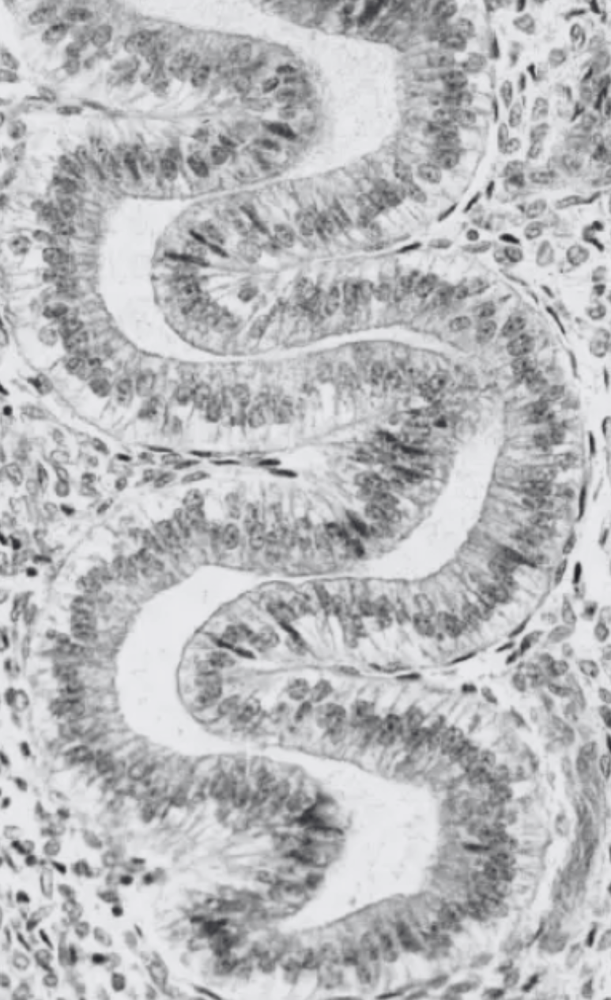
#> input picture input_folder/image.png, 611 x 1000 px, shrunk from 773 x 1266 before the run; its folder holds only this picture in this run
$ python unwarped_image.py
#> lines starting #> are read from the running program, lines starting #| are printed output that depends on the picture
import numpy as np  # Import library numpy untuk operasi matriks dan array
import cv2  # Import library OpenCV untuk membaca dan menulis gambar dalam format tertentu
import glob  # Import library glob untuk mencari file dalam folder berdasarkan pola tertentu
import os  # Import library os untuk operasi sistem seperti membuat folder dan path file sistem

# Fungsi untuk menghitung nilai rata-rata dua gambar (image1 dan image2) untuk digunakan dalam algoritma NPREG
# NPREG = Nonparametric Regression adalah metode statistik yang digunakan untuk menemukan
#         hubungan antara dua variabel tanpa mengasumsikan bentuk fungsi yang spesifik

def NPREG(image1, image2):  # Fungsi NPREG dengan parameter image1 dan image2
    # Mengembalikan nilai rata-rata dari image1 dan image2 dengan bobot 0.5 untuk masing-masing gambar
    return 0.5 * image1 + 0.5 * image2


# Fungsi untuk mengembalikan gambar yang telah diunwarp berdasarkan algoritma NPREG sebanyak N kali
def unwarp_images(I, N):
    # Menghitung jumlah gambar dalam list I dan menyimpannya dalam variabel Z
    Z = len(I)
    # Menambahkan gambar pertama dan terakhir dari list I ke dalam list I_expanded
    I_expanded = [I[0]] + I + [I[-1]]

    # Iterasi sebanyak N kali untuk mengunwarp gambar
    for t in range(N):
        # Inisialisasi variabel u dengan nilai array nol dengan ukuran yang sama dengan gambar dalam I_expanded
        u = [np.zeros_like(img) for img in I_expanded]
        # Inisialisasi variabel I_hat dengan nilai array nol dengan ukuran yang sama dengan gambar dalam I_expanded
        I_hat = [np.zeros_like(img) for img in I_expanded]
        # Inisialisasi variabel u_accu dengan nilai array nol dengan ukuran yang sama dengan gambar dalam I_expanded
        u_accu = [np.zeros_like(img) for img in I_expanded]

        for j in range(1, Z + 1):
            # Menggunakan metode Gauss-Seidel untuk menghitung nilai u[j] baru berdasarkan nilai u[j-1] dan u[j+1]
            u[j] = NPREG(I_expanded[j - 1], I_expanded[j + 1])
            # Normalisasi nilai u[j] untuk memastikan berada dalam rentang piksel yang valid
            I_hat[j] = I_expanded[j] * (1 / 2 - u[j] / 255.0)
            # Menghitung nilai u_star dengan memanfaatkan hasil sebelumnya
            u_star = NPREG(I_hat[j], I_expanded[j])
            # Menghitung nilai u_accu untuk digunakan pada iterasi berikutnya
            u_accu[j] = u[j] + u_star
            # Menggunakan nilai u_accu[j] untuk memperbarui nilai piksel pada gambar
            I_expanded[j] = I[j - 1] * (u_accu[j] / 255.0)

        # Memperbarui nilai I_expanded untuk iterasi berikutnya
        I_expanded = [I_expanded[0]] + \
            I_expanded[1:-1][::-1] + [I_expanded[-1]]

    return I_expanded[1:-1]  # Mengembalikan gambar yang telah diunwarp

# Fungsi untuk memuat gambar dari folder yang diberikan dan mengembalikan list gambar yang telah dimuat dalam skala keabuan
def load_images_from_folder(folder):
#> called with folder = './input_folder'
    images = []
    # Mencocokkan semua file dengan ekstensi .png dalam folder
    for filename in sorted(glob.glob(os.path.join(folder, '*.png'))):
        # Debug statement untuk melihat file yang sedang dimuat
        print(f"Loading {filename}")
        # Membaca gambar dalam skala keabuan
        img = cv2.imread(filename, cv2.IMREAD_GRAYSCALE)
#> img: shape (1000, 611); min 31, max 234, mean 185.3
        # Menambahkan gambar ke dalam list images jika berhasil dimuat
        if img is not None:  # Jika gambar berhasil dimuat
            images.append(img)  # Menambahkan gambar ke dalam list images
        else:  # Jika gambar gagal dimuat
            # Debug statement untuk melihat file yang gagal dimuat
            print(f"Failed to load {filename}")
    return images  # Mengembalikan list gambar yang telah dimuat

# Fungsi untuk menyimpan gambar ke dalam folder yang diberikan
def save_images_to_folder(images, folder):
    if not os.path.exists(folder):  # Jika folder belum ada
        os.makedirs(folder)  # Membuat folder baru
    for i, img in enumerate(images):  # Iterasi untuk setiap gambar dalam list images
        # Path untuk menyimpan gambar
        output_path = os.path.join(folder, f"unwarped_{i + 1}.png")
        # Menyimpan gambar ke dalam path yang telah ditentukan
        cv2.imwrite(output_path, img)
        # Debug statement untuk melihat file yang telah disimpan
        print(f"Saved {output_path}")


# Path ke folder yang berisi gambar input
input_folder = './input_folder'  # Path ke folder yang berisi gambar input
output_folder = './output_folder'  # Path ke folder untuk menyimpan gambar output
N = 10  # Jumlah iterasi

# Memuat gambar dari folder input
I = load_images_from_folder(input_folder)
#> I = 1 item
if not I:  # Jika tidak ada gambar yang dimuat
    raise ValueError(  # Mengembalikan error jika tidak ada gambar yang dimuat
        # Debug statement untuk mengecek folder input dan format gambar
        "No images loaded. Please check the input folder and image format.")
else:  # Jika ada gambar yang dimuat
    # Debug statement untuk melihat jumlah gambar yang berhasil dimuat
    print(f"{len(I)} images loaded successfully.")
#| 1 images loaded successfully.

# Mengunwarp gambar dengan algoritma NPREG sebanyak N kali dan menyimpannya dalam variabel unwarped_images
unwarped_images = unwarp_images(I, N)
#> in unwarp_images, `Z = len(I)`: Z = 1
#> in unwarp_images, `I_expanded = [I[0]] + I + [I[-1]]`: I_expanded = 3 items
#> unwarped_images = 1 item

# Menyimpan gambar yang telah diunwarp ke dalam folder output
save_images_to_folder(unwarped_images,output_folder)
#> the loop in save_images_to_folder, `for i, img in enumerate(images):` made 1 pass
#| Saved ./output_folder/unwarped_1.png
#> pass 1, in save_images_to_folder, `cv2.imwrite(output_path, img)`:
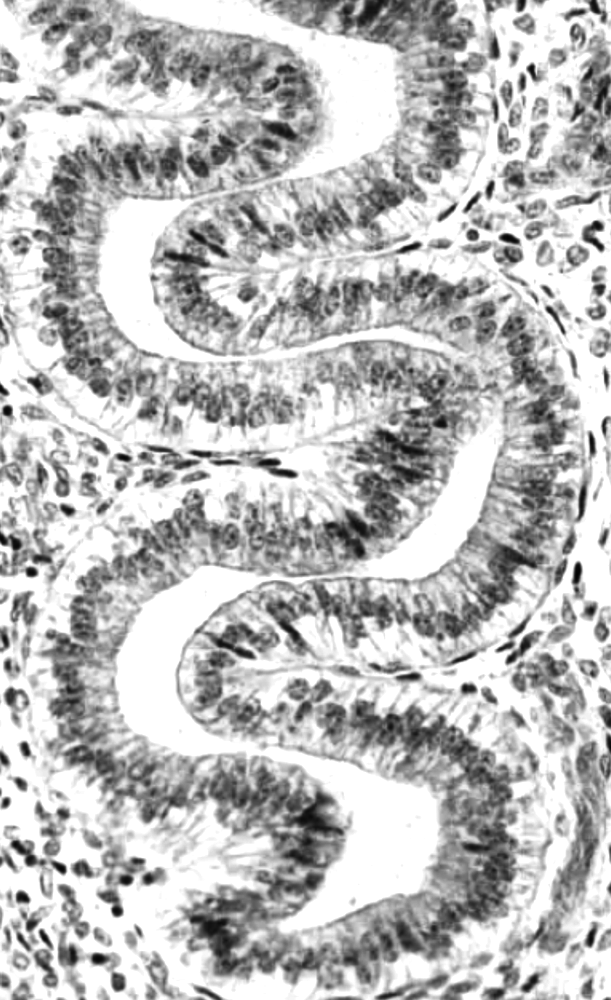
#> saved as unwarped_1.png: shape (1000, 611); min 4, max 255, mean 187.8
